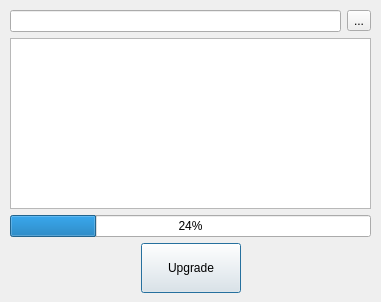
<?xml version="1.0" encoding="UTF-8"?>
<ui version="4.0">
 <class>DialogUpgrade</class>
 <widget class="QDialog" name="DialogUpgrade">
  <property name="geometry">
   <rect>
    <x>0</x>
    <y>0</y>
    <width>381</width>
    <height>302</height>
   </rect>
  </property>
  <property name="windowTitle">
   <string>Upgrade</string>
  </property>
  <property name="windowIcon">
   <iconset resource="pyimg.qrc">
    <normaloff>:/source/img/upgrade.png</normaloff>:/source/img/upgrade.png</iconset>
  </property>
  <property name="modal">
   <bool>true</bool>
  </property>
  <widget class="QWidget" name="">
   <property name="geometry">
    <rect>
     <x>10</x>
     <y>10</y>
     <width>361</width>
     <height>283</height>
    </rect>
   </property>
   <layout class="QVBoxLayout" name="verticalLayout_3">
    <item>
     <layout class="QVBoxLayout" name="verticalLayout_2">
      <item>
       <layout class="QHBoxLayout" name="horizontalLayout">
        <item>
         <widget class="QLineEdit" name="lineEdit"/>
        </item>
        <item>
         <widget class="QToolButton" name="toolButton">
          <property name="text">
           <string>...</string>
          </property>
         </widget>
        </item>
       </layout>
      </item>
      <item>
       <layout class="QVBoxLayout" name="verticalLayout">
        <item>
         <widget class="QPlainTextEdit" name="plainTextEdit"/>
        </item>
        <item>
         <widget class="QProgressBar" name="progressBar">
          <property name="value">
           <number>24</number>
          </property>
         </widget>
        </item>
       </layout>
      </item>
     </layout>
    </item>
    <item>
     <layout class="QHBoxLayout" name="horizontalLayout_2">
      <item>
       <spacer name="horizontalSpacer">
        <property name="orientation">
         <enum>Qt::Horizontal</enum>
        </property>
        <property name="sizeHint" stdset="0">
         <size>
          <width>40</width>
          <height>20</height>
         </size>
        </property>
       </spacer>
      </item>
      <item>
       <widget class="QPushButton" name="Btn_Upgrade">
        <property name="minimumSize">
         <size>
          <width>100</width>
          <height>50</height>
         </size>
        </property>
        <property name="text">
         <string>Upgrade</string>
        </property>
        <property name="icon">
         <iconset resource="pyimg.qrc">
          <normaloff>:/source/img/upgrade.png</normaloff>:/source/img/upgrade.png</iconset>
        </property>
       </widget>
      </item>
      <item>
       <spacer name="horizontalSpacer_2">
        <property name="orientation">
         <enum>Qt::Horizontal</enum>
        </property>
        <property name="sizeHint" stdset="0">
         <size>
          <width>40</width>
          <height>20</height>
         </size>
        </property>
       </spacer>
      </item>
     </layout>
    </item>
   </layout>
  </widget>
 </widget>
 <resources>
  <include location="pyimg.qrc"/>
 </resources>
 <connections/>
</ui>
